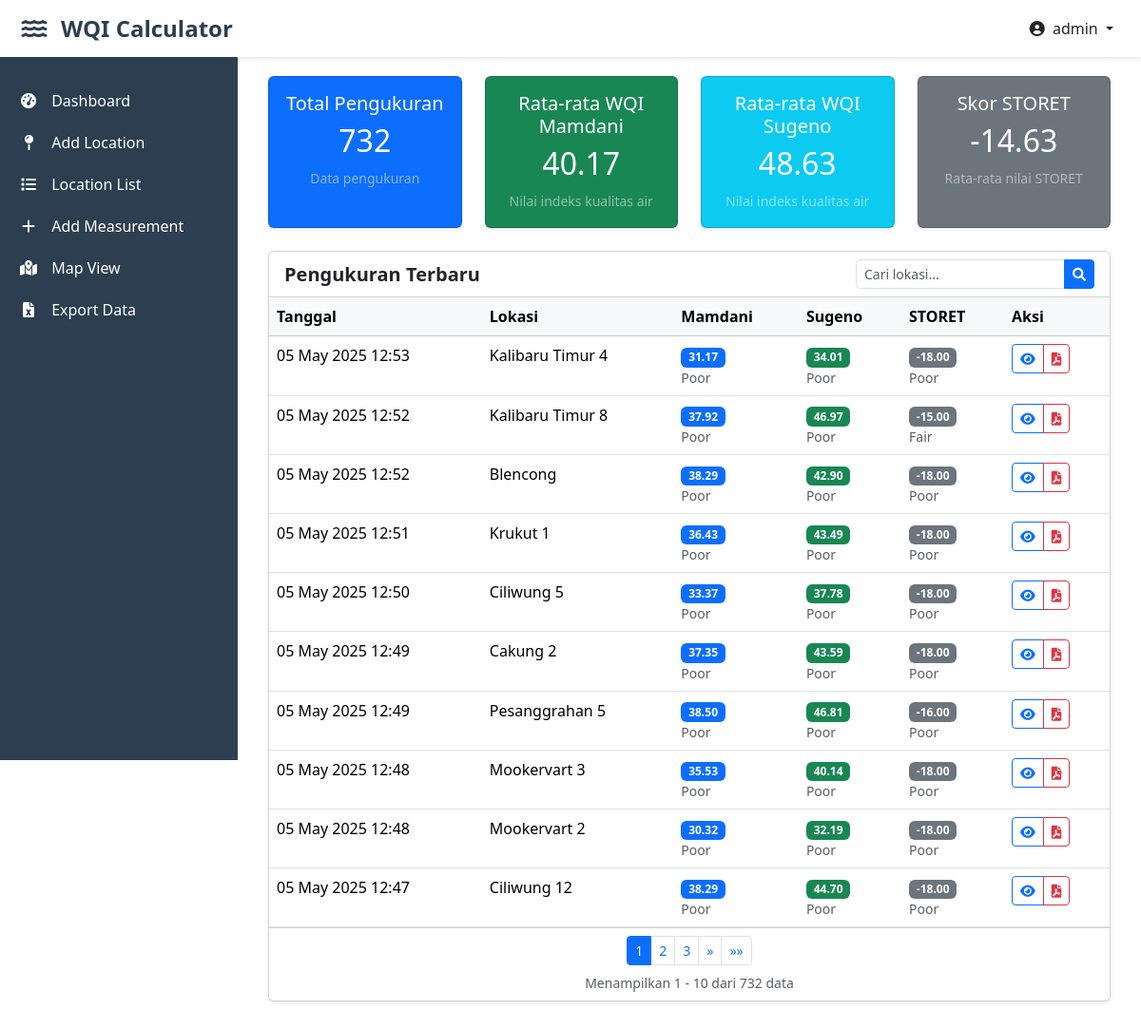
The app's page / (signed in) with its own data.
### wqi_app/models.py (models this page shows, shortened)
class WaterQualityMeasurement(models.Model):
    user = models.ForeignKey(User, on_delete=models.CASCADE)
    location = models.ForeignKey(Location, on_delete=models.CASCADE)
    date = models.DateTimeField(auto_now_add=True)
    ph = models.FloatField()
    do = models.FloatField()
    bod = models.FloatField()
    cod = models.FloatField()
    total_coliform = models.FloatField()
    mamdani_wqi = models.FloatField(null=True, blank=True)
    mamdani_category = models.CharField(max_length=20, null=True, blank=True)
    sugeno_wqi = models.FloatField(null=True, blank=True)
    sugeno_category = models.CharField(max_length=20, null=True, blank=True)
    storet_wqi = models.FloatField(null=True, blank=True)
    storet_category = models.CharField(max_length=20, null=True, blank=True)
    storet_score = models.IntegerField(null=True, blank=True)
    storet_class = models.CharField(max_length=50, null=True, blank=True)
    class Meta:
        ordering = ['-date']

class Location(models.Model):
    name = models.CharField(max_length=100)
    latitude = models.DecimalField(max_digits=9, decimal_places=6)
    longitude = models.DecimalField(max_digits=9, decimal_places=6)
    description = models.TextField(blank=True)
    class Meta:
        ordering = ['name']
        verbose_name = 'Location'
        verbose_name_plural = 'Locations'

### wqi_app/views.py (the view, shortened to what this page needs)
# urls.py: path('', views.dashboard, name='dashboard'),
@login_required
def dashboard(request):
    measurements = WaterQualityMeasurement.objects.all().order_by('-date')
    search_query = request.GET.get('search', '')
    paginator = Paginator(measurements, 10)  # Show 10 measurements per page
    page_number = request.GET.get('page')
    page_obj = paginator.get_page(page_number)
    avg_mamdani_wqi = measurements.aggregate(Avg('mamdani_wqi'))['mamdani_wqi__avg'] or 0
    avg_sugeno_wqi = measurements.aggregate(Avg('sugeno_wqi'))['sugeno_wqi__avg'] or 0
    avg_storet_score = measurements.aggregate(Avg('storet_score'))['storet_score__avg'] or 0
    context = {
        'page_obj': page_obj,
        'total_measurements': measurements.count(),
        'avg_mamdani_wqi': avg_mamdani_wqi,
        'avg_sugeno_wqi': avg_sugeno_wqi,
        'avg_storet_score': avg_storet_score,
    }
    return render(request, 'wqi_app/dashboard.html', context)

### wqi_app/templates/wqi_app/dashboard.html (shortened to what this page needs)
{% extends 'base.html' %}
{% block content %}
<div class="container-fluid">
    <div class="row g-4 mb-4">
        <div class="col-md-6 col-lg-3">
            <div class="card bg-primary text-white shadow-sm h-100">
                <div class="card-body text-center">
                    <h5 class="card-title">Total Pengukuran</h5>
                    <h2 class="card-text">{{ total_measurements }}</h2>
                    <small class="text-white-50">Data pengukuran</small>
                </div>
            </div>
        </div>
        <div class="col-md-6 col-lg-3">
            <div class="card bg-success text-white shadow-sm h-100">
                <div class="card-body text-center">
                    <h5 class="card-title">Rata-rata WQI Mamdani</h5>
                    <h2 class="card-text">{{ avg_mamdani_wqi|floatformat:2 }}</h2>
                    <small class="text-white-50">Nilai indeks kualitas air</small>
                </div>
            </div>
        </div>
        <div class="col-md-6 col-lg-3">
            <div class="card bg-info text-white shadow-sm h-100">
                <div class="card-body text-center">
                    <h5 class="card-title">Rata-rata WQI Sugeno</h5>
                    <h2 class="card-text">{{ avg_sugeno_wqi|floatformat:2 }}</h2>
                    <small class="text-white-50">Nilai indeks kualitas air</small>
                </div>
            </div>
        </div>
        <div class="col-md-6 col-lg-3">
            <div class="card bg-secondary text-white shadow-sm h-100">
                <div class="card-body text-center">
                    <h5 class="card-title">Skor STORET</h5>
                    <h2 class="card-text">{{ avg_storet_score|floatformat:2 }}</h2>
                    <small class="text-white-50">Rata-rata nilai STORET</small>
                </div>
            </div>
        </div>
    </div>
    <div class="card shadow-sm mb-4">
        <div class="card-header bg-white d-flex justify-content-between align-items-center">
            <h5 class="mb-0 fw-bold">Pengukuran Terbaru</h5>
            <form method="get" class="d-flex">
                <div class="input-group">
                    <input type="text" name="search" class="form-control form-control-sm" placeholder="Cari lokasi..." value="{{ request.GET.search }}">
                    <button class="btn btn-primary btn-sm" type="submit">
                        <i class="fas fa-search"></i>
                    </button>
                </div>
            </form>
        </div>
        <div class="card-body p-0">
            <div class="table-responsive">
                <table class="table table-hover mb-0">
                    <thead class="table-light">
                        <tr>
                            <th>Tanggal</th>
                            <th>Lokasi</th>
                            <th>Mamdani</th>
                            <th>Sugeno</th>
                            <th>STORET</th>
                            <th>Aksi</th>
                        </tr>
                    </thead>
                    <tbody>
                        {% for measurement in page_obj %}
                        <tr>
                            <td>{{ measurement.date|date:"d M Y H:i" }}</td>
                            <td>{{ measurement.location.name }}</td>
                            <td>
                                <span class="badge bg-primary">{{ measurement.mamdani_wqi|floatformat:2 }}</span>
                                <small class="text-muted d-block">{{ measurement.mamdani_category|title }}</small>
                            </td>
                            <td>
                                <span class="badge bg-success">{{ measurement.sugeno_wqi|floatformat:2 }}</span>
                                <small class="text-muted d-block">{{ measurement.sugeno_category|title }}</small>
                            </td>
                            <td>
                                <span class="badge bg-secondary">{{ measurement.storet_score|floatformat:2 }}</span>
                                <small class="text-muted d-block">{{ measurement.storet_category|title }}</small>
                            </td>
                            <td>
                                <div class="btn-group btn-group-sm">
                                    <a href="{% url 'measurement_detail' measurement.id %}" class="btn btn-outline-primary" title="Detail">
                                        <i class="fas fa-eye"></i>
                                    </a>
                                    <a href="{% url 'export_pdf' measurement.id %}" class="btn btn-outline-danger" title="PDF">
                                        <i class="fas fa-file-pdf"></i>
                                    </a>
                                </div>
                            </td>
                        </tr>
                        {% empty %}
                        <tr>
                            <td colspan="6" class="text-center text-muted py-4">Belum ada data pengukuran</td>
                        </tr>
                        {% endfor %}
                    </tbody>
                </table>
            </div>
            {% if page_obj.paginator.num_pages > 1 %}
            <div class="card-footer bg-white">
                <nav aria-label="Page navigation">
                    <ul class="pagination pagination-sm justify-content-center mb-0">
                        {% for num in page_obj.paginator.page_range %}
                            {% if page_obj.number == num %}
                                <li class="page-item active"><a class="page-link" href="#">{{ num }}</a></li>
                            {% elif num > page_obj.number|add:'-3' and num < page_obj.number|add:'3' %}
                                <li class="page-item"><a class="page-link" href="?page={{ num }}{% if request.GET.search %}&search={{ request.GET.search }}{% endif %}">{{ num }}</a></li>
                            {% endif %}
                        {% endfor %}
                        {% if page_obj.has_next %}
                            <li class="page-item">
                                <a class="page-link" href="?page={{ page_obj.next_page_number }}{% if request.GET.search %}&search={{ request.GET.search }}{% endif %}" aria-label="Next">
                                    <span aria-hidden="true">&raquo;</span>
                                </a>
                            </li>
                            <li class="page-item">
                                <a class="page-link" href="?page={{ page_obj.paginator.num_pages }}{% if request.GET.search %}&search={{ request.GET.search }}{% endif %}" aria-label="Last">
                                    <span aria-hidden="true">&raquo;&raquo;</span>
                                </a>
                            </li>
                        {% endif %}
                    </ul>
                </nav>
                <div class="text-center text-muted small mt-2">
                    Menampilkan {{ page_obj.start_index }} - {{ page_obj.end_index }} dari {{ total_measurements }} data
                </div>
            </div>
            {% endif %}
        </div>
    </div>
</div>
{% endblock %}

### wqi_app/templates/base.html (shortened to what this page needs)
{% load static %}
<!DOCTYPE html>
<html lang="en">
<head>
    <link href="https://cdn.jsdelivr.net/npm/bootstrap@5.3.2/dist/css/bootstrap.min.css" rel="stylesheet">
    <link href="https://cdnjs.cloudflare.com/ajax/libs/font-awesome/6.0.0/css/all.min.css" rel="stylesheet">
</head>
<body>
    <nav class="topbar d-flex align-items-center">
        <div class="d-flex align-items-center">
            <button class="sidebar-toggle" id="sidebarToggle" title="Toggle Sidebar">
                <i class="fas fa-water"></i>
            </button>
            <a href="{% url 'dashboard' %}" class="brand-logo">
                WQI Calculator
            </a>
        </div>
        <div class="ms-auto">
            <div class="user-profile">
                <div class="dropdown">
                    <button class="btn dropdown-toggle" type="button" id="userDropdown" data-bs-toggle="dropdown" aria-expanded="false">
                        <i class="fas fa-user-circle me-1"></i>
                        {{ request.user.username }}
                    </button>
                </div>
            </div>
        </div>
    </nav>
    <div class="sidebar" id="sidebar">
        <div class="py-4">
            <nav>
                <a href="{% url 'dashboard' %}" class="sidebar-link">
                    <i class="fas fa-tachometer-alt"></i> Dashboard
                </a>
                <a href="{% url 'add_location' %}" class="sidebar-link">
                    <i class="fas fa-map-pin"></i> Add Location
                </a>
                <a href="{% url 'location_list' %}" class="sidebar-link">
                    <i class="fas fa-list"></i> Location List
                </a>
                <a href="{% url 'add_measurement' %}" class="sidebar-link">
                    <i class="fas fa-plus"></i> Add Measurement
                </a>
                <a href="{% url 'map_view' %}" class="sidebar-link">
                    <i class="fas fa-map-marked-alt"></i> Map View
                </a>
                <a href="{% url 'export_excel' %}" class="sidebar-link">
                    <i class="fas fa-file-excel"></i> Export Data
                </a>
            </nav>
        </div>
    </div>
    <div class="main-content" id="mainContent">
        {% block content %}
        {% endblock %}
    </div>
</body>
</html>

### wqi_app/templates/base.html (style rules this page uses)
:root { --sidebar-width: 250px; --topbar-height: 60px; }
body { min-height: 100vh; overflow-x: hidden; }
.topbar { height: var(--topbar-height); position: fixed; top: 0; right: 0; left: 0; z-index: 1030; background-color: #ffffff; box-shadow: 0 2px 4px rgba(0,0,0,.1); transition: all 0.3s; padding: 0 1rem; }
.sidebar { width: var(--sidebar-width); position: fixed; top: var(--topbar-height); left: -250px; height: calc(100vh - var(--topbar-height)); background-color: #2c3e50; transition: all 0.3s ease-in-out; z-index: 1040; }
.main-content { margin-left: 0; margin-top: var(--topbar-height); padding: 20px; transition: all 0.3s; }
.sidebar-link { color: white; text-decoration: none; padding: 10px 20px; display: block; transition: all 0.3s; }
.sidebar-link i { margin-right: 10px; width: 20px; text-align: center; }
.sidebar-toggle { background: none; border: none; color: #2c3e50; font-size: 1.5rem; padding: 0.5rem; cursor: pointer; transition: transform 0.3s ease; display: flex; align-items: center; justify-content: center; width: 40px; height: 40px; border-radius: 8px; }
.sidebar-toggle i { transition: transform 0.3s ease; }
@media (min-width: 769px) { .sidebar { left: 0; } }
@media (min-width: 769px) { .main-content { margin-left: var(--sidebar-width); } }
.brand-logo { display: flex; align-items: center; color: #2c3e50; text-decoration: none; font-size: 1.5rem; font-weight: 600; margin-left: 0.5rem; }

### records on screen
WaterQualityMeasurement: date "05 May 2025 12:53", location.name "Kalibaru Timur 4", mamdani_wqi "31.17", mamdani_category "Poor", sugeno_wqi "34.01", sugeno_category "Poor", storet_score "-18.00", storet_category "Poor"
WaterQualityMeasurement: date "05 May 2025 12:52", location.name "Kalibaru Timur 8", mamdani_wqi "37.92", mamdani_category "Poor", sugeno_wqi "46.97", sugeno_category "Poor", storet_score "-15.00", storet_category "Fair"
WaterQualityMeasurement: date "05 May 2025 12:52", location.name "Blencong", mamdani_wqi "38.29", mamdani_category "Poor", sugeno_wqi "42.90", sugeno_category "Poor", storet_score "-18.00", storet_category "Poor"
WaterQualityMeasurement: date "05 May 2025 12:51", location.name "Krukut 1", mamdani_wqi "36.43", mamdani_category "Poor", sugeno_wqi "43.49", sugeno_category "Poor", storet_score "-18.00", storet_category "Poor"
WaterQualityMeasurement: date "05 May 2025 12:50", location.name "Ciliwung 5", mamdani_wqi "33.37", mamdani_category "Poor", sugeno_wqi "37.78", sugeno_category "Poor", storet_score "-18.00", storet_category "Poor"
WaterQualityMeasurement: date "05 May 2025 12:49", location.name "Cakung 2", mamdani_wqi "37.35", mamdani_category "Poor", sugeno_wqi "43.59", sugeno_category "Poor", storet_score "-18.00", storet_category "Poor"
WaterQualityMeasurement: date "05 May 2025 12:49", location.name "Pesanggrahan 5", mamdani_wqi "38.50", mamdani_category "Poor", sugeno_wqi "46.81", sugeno_category "Poor", storet_score "-16.00", storet_category "Poor"
WaterQualityMeasurement: date "05 May 2025 12:48", location.name "Mookervart 3", mamdani_wqi "35.53", mamdani_category "Poor", sugeno_wqi "40.14", sugeno_category "Poor", storet_score "-18.00", storet_category "Poor"
WaterQualityMeasurement: date "05 May 2025 12:48", location.name "Mookervart 2", mamdani_wqi "30.32", mamdani_category "Poor", sugeno_wqi "32.19", sugeno_category "Poor", storet_score "-18.00", storet_category "Poor"
WaterQualityMeasurement: date "05 May 2025 12:47", location.name "Ciliwung 12", mamdani_wqi "38.29", mamdani_category "Poor", sugeno_wqi "44.70", sugeno_category "Poor", storet_score "-18.00", storet_category "Poor"

### other values on screen
{{ request.user.username }} "admin"
{{ total_measurements }} "732"
{{ avg_mamdani_wqi|floatformat:2 }} "40.17"
{{ avg_sugeno_wqi|floatformat:2 }} "48.63"
{{ avg_storet_score|floatformat:2 }} "-14.63"
{{ num }} "1"
{{ num }} "2" "3"
{{ page_obj.start_index }} "1"
{{ page_obj.end_index }} "10"
